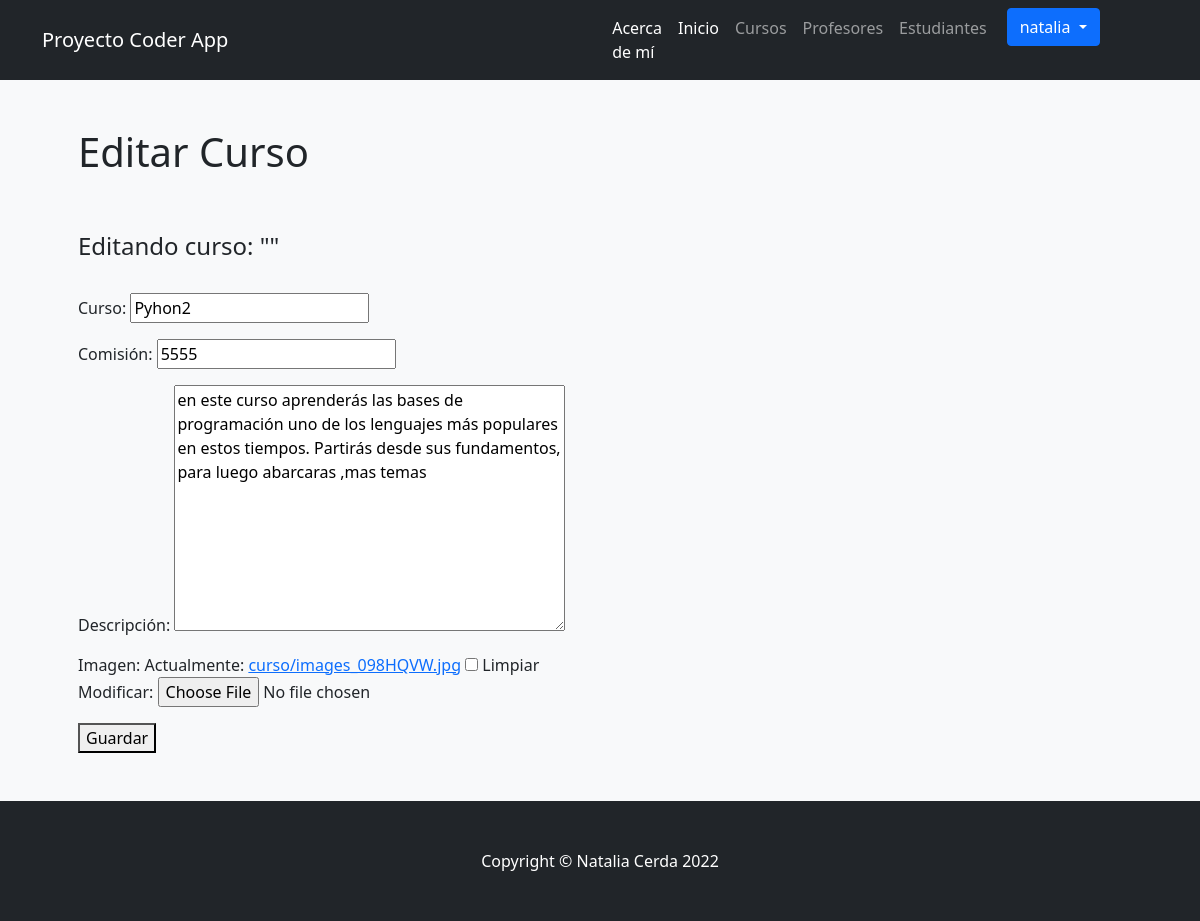
Page /coder_app/editar_curso/1 (signed in) on the committed database.
### coder_app/models.py (models this page shows)
class Curso(models.Model):
    nombre = models.CharField("Nombre" ,max_length=30) # Texto
    comision = models.IntegerField("Comisión")
    descripcion = models.TextField("Descripcion Curso", null=True, blank=True)
    imagen = models.ImageField(upload_to='curso/', blank=True, null=True)

### coder_app/views.py (the view)
# urls.py: path('editar_curso/<curso_id>', editar_curso, name="editar_curso"),
@staff_member_required
def editar_curso(request, curso_id):
    curso = Curso.objects.get(id=curso_id)
    if request.method =="POST":
        formulario = EditarCurso(request.POST, request.FILES)
        if formulario.is_valid():
            info_curso = formulario.cleaned_data
            curso.nombre = info_curso["nombre"]
            curso.comision = info_curso["comision"]
            curso.descripcion = info_curso["descripcion"]
            curso.save()
            if info_curso['imagen'] != None:
                curso.imagen = info_curso['imagen']
                curso.save()
            return redirect("cursos")
        else:
            return render(request, "coder_app/editar_curso.html",{"form":formulario})
    else:
        formulario = EditarCurso(initial={"nombre":curso.nombre, "comision":curso.comision, "descripcion":curso.descripcion,"imagen":curso.imagen})
    return render(request,"coder_app/editar_curso.html",{"form":formulario})

### coder_app/forms.py
class EditarCurso(forms.Form):
    nombre = forms.CharField(max_length=30,label="Curso")
    comision = forms.IntegerField(min_value=0,label="Comisión")
    descripcion = forms.CharField(label="Descripción", widget=forms.Textarea())
    imagen = forms.ImageField(label="Imagen",required=False)

### coder_app/templates/coder_app/editar_curso.html (shortened to what this page needs)
{% extends 'coder_app/base.html' %}
{% load static %}
{% block contenidoPagina %}
<section class="bg-light py-5">
    <div class="container px-5">
        <div class="row gx-5 justify-content-center">
            <div class="col-lg-12">
                <h1>Editar Curso</h1>
                <br>
                <br>
                <h4>Editando curso: "{{curso.nombre}}"</h4>
                <br>
                <form action="" method="post" enctype="multipart/form-data">
                    {{form.as_p}}
                    <button type="submit">Guardar</button>
                </form>
            </div>
        </div>
    </div>
</section>
{% endblock %}

### coder_app/templates/coder_app/base.html (shortened to what this page needs)
{% load static %}
<!DOCTYPE html>
<html lang="en">
    <head>
        <link href="{% static 'css/styles.css' %}" rel="stylesheet" />
    </head>
    <body>
        <nav class="navbar navbar-expand-lg navbar-dark bg-dark">
            <div class="container">
                <a class="navbar-brand" href="{% url 'inicio' %}">Proyecto Coder App</a>
                <div class="collapse navbar-collapse" id="navbarSupportedContent">
                    <ul class="navbar-nav ms-auto mb-2 mb-lg-0">
                        <li class="nav-item"><a class="nav-link active" aria-current="page" href="{% url 'acerca_de' %}">Acerca de mí</a></li>
                        <li class="nav-item"><a class="nav-link active" aria-current="page" href="{% url 'inicio' %}">Inicio</a></li>
                        {% if user.is_authenticated %}
                        <li class="nav-item"><a class="nav-link" href="{% url 'cursos' %}">Cursos</a></li>
                        <li class="nav-item"><a class="nav-link" href="{% url 'profesores_list' %}">Profesores</a></li>
                        <li class="nav-item"><a class="nav-link" href="{% url 'estudiantes' %}">Estudiantes</a></li>
                        {% endif %}
                        {% if user.is_authenticated %}
                            <div class="container">
                                <div class="dropdown">
                                    <button class="btn btn-primary dropdown-toggle" type="button" data-bs-toggle="dropdown">{{user.username}}
                                        </button>
                                </div>
                            </div>
                        {% else %}
                            <li class="nav-item"><a class="btn btn-primary mx-2" href="{% url 'login' %}">Iniciar Sesión</a></li>
                            <li class="nav-item"><a class="btn btn-secondary" href="{% url 'register' %}">Registrarse</a></li>
                        {% endif %}
                    </ul>
                </div>
            </div>
        </nav>
        {% block contenidoPagina %}
        {% endblock %}
        <footer class="py-5 bg-dark">
            <div class="container"><p class="m-0 text-center text-white">Copyright &copy; Natalia Cerda 2022</p></div>
        </footer>
    </body>
</html>

### rows in the picture
Curso: nombre "Pyhon2", comision "5555", descripcion "en este curso aprenderás las bases de programación uno de los lenguajes más populares en estos tiempos. Partirás desde sus fundamentos, para luego abarcaras ,mas temas"

### other values in the picture
{{ user.username }} "natalia"
